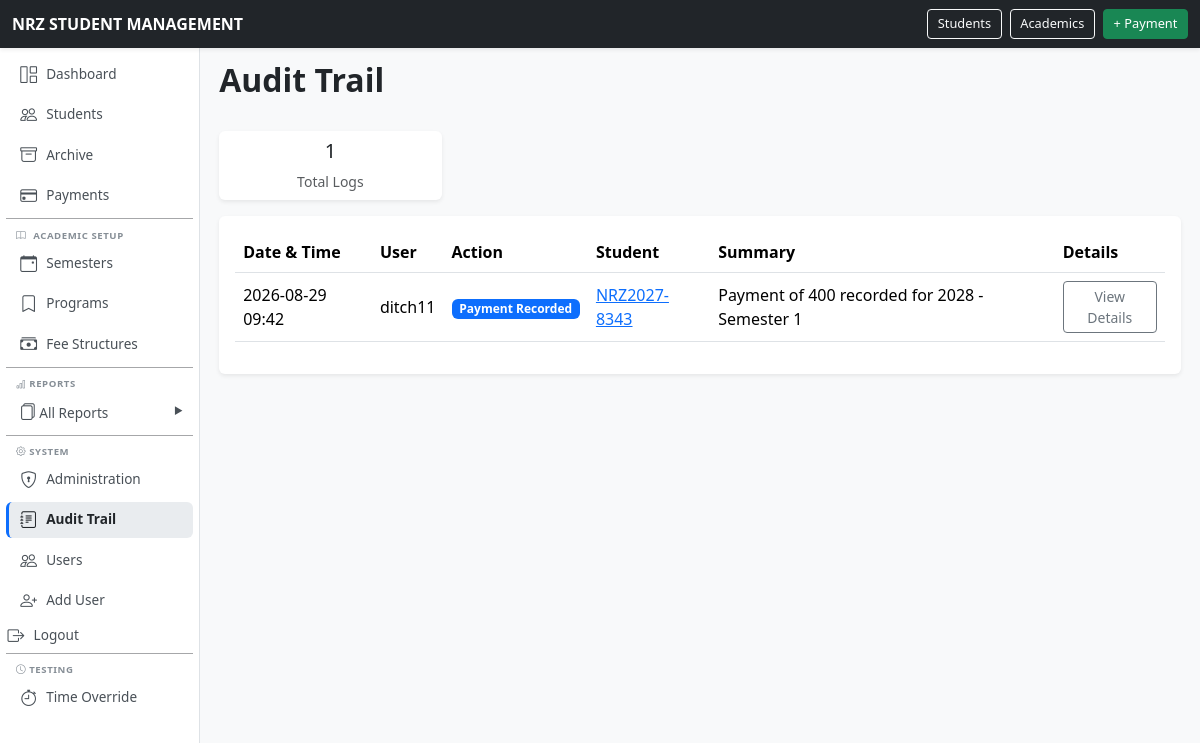
Page /audit-log/ (signed in) on the committed database.
### school/models.py (models this page shows, shortened)
class AuditLog(models.Model):
    ACTION_CHOICES = [
        ('REGISTER', 'Student Registration'),
        ('STATUS_CHANGE', 'Status Change'),
        ('PAYMENT', 'Payment Recorded'),
        ('WITHDRAWAL', 'Withdrawal Adjustment'),
        ('FEE_STRUCTURE', 'Fee Structure Change'),
        ('ENROLLMENT', 'Enrollment Change'),
        ('OTHER', 'Other'),
    ]
    CATEGORY_CHOICES = [
        ('STUDENT', 'Student'),
        ('FINANCIAL', 'Financial'),
        ('SYSTEM', 'System'),
    ]
    user = models.ForeignKey(
        settings.AUTH_USER_MODEL,
        on_delete=models.SET_NULL,
        null=True,
        blank=True
    )
    action = models.CharField(max_length=20, choices=ACTION_CHOICES)
    student = models.ForeignKey(
        'Student',
        on_delete=models.SET_NULL,
        null=True,
        blank=True
    )
    timestamp = models.DateTimeField(auto_now_add=True)
    summary = models.CharField(max_length=255)
    details = models.JSONField(default=dict, blank=True)
    category = models.CharField(max_length=20, choices=CATEGORY_CHOICES, default='STUDENT')
    class Meta:
        ordering = ['-timestamp']

class Student(models.Model):
    ACTIVE = "ACTIVE"
    DEFERRED = "DEFERRED"
    WITHDRAWN = "WITHDRAWN"
    COMPLETED = "COMPLETED"
    STATUS_CHOICES = [
        (ACTIVE, "Active"),
        (DEFERRED, "Deferred"),
        (WITHDRAWN, "Withdrawn"),
        (COMPLETED, "Completed"),
    ]
    student_number = models.CharField(
        max_length=30,
        unique=True,
    )
    first_name = models.CharField(
        max_length=100,
    )
    national_id = models.CharField(
        max_length=100,
    )
    last_name = models.CharField(
        max_length=100,
    )
    date_of_birth = models.DateField(
        null=True,
        blank=True,
    )
    gender = models.CharField(
        max_length=20,
        blank=True,
    )
    guardian_name = models.CharField(
        max_length=150,
        blank=True,
    )
    guardian_phone = models.CharField(
        max_length=30,
        blank=True,
    )
    student_phone = models.CharField(
        max_length=30,
        blank=True ,
    )
    address = models.TextField(
        blank=True,
    )
    program = models.ForeignKey(
        Program,
        on_delete=models.PROTECT,
        related_name="students",
    )
    intake_year = models.ForeignKey(
        AcademicYear,
        on_delete=models.PROTECT,
        related_name="students",
    )
    status = models.CharField(
        max_length=20,
        choices=STATUS_CHOICES,
        default=ACTIVE,
    )
    created_at = models.DateTimeField(
        auto_now_add=True,
    )
    class Meta:
        ordering = [
            "last_name",
            "first_name",
        ]
        permissions = [
            ("can_view_financial_reports", "Can view financial reports"),
            ("can_view_outstanding_reports", "Can view outstanding balances"),
            ("can_record_payments", "Can record payments"),
        ]

### school/views.py (the view)
# urls.py: path("audit-log/", views.audit_log_list, name="audit_log_list"),
@permission_required("school.view_auditlog", raise_exception=True)
def audit_log_list(request):
    from school.models import AuditLog
    logs = AuditLog.objects.select_related("user", "student").all()
    paginator = Paginator(logs, 7)
    page_obj = paginator.get_page(request.GET.get("page"))
    context = {
        "page_obj": page_obj,
    }
    return render(request, "school/audit_log_list.html", context)

### school/context_processors.py (called while the page is built)
def time_override_enabled(request):
    return {
        'ENABLE_TIME_OVERRIDE': getattr(settings, 'ENABLE_TIME_OVERRIDE', False)
    }

### templates/school/audit_log_list.html (shortened to what this page needs)
{% extends "base.html" %}
{% block content %}
<div class="d-flex justify-content-between align-items-center mb-4">
    <h2 class="fw-bold">Audit Trail</h2>
</div>
<div class="row mb-3">
    <div class="col-md-3">
        <div class="card border-0 shadow-sm text-center p-2">
            <h5>{{ page_obj.paginator.count }}</h5>
            <small class="text-muted">Total Logs</small>
        </div>
    </div>
</div>
<div class="card border-0 shadow-sm">
    <div class="card-body">
        <div class="table-responsive">
            <table class="table table-hover align-middle">
                <thead>
                    <tr>
                        <th>Date & Time</th>
                        <th>User</th>
                        <th>Action</th>
                        <th>Student</th>
                        <th>Summary</th>
                        <th>Details</th>
                    </tr>
                </thead>
                <tbody>
                    {% for log in page_obj %}
                    <tr>
                        <td>{{ log.timestamp|date:"Y-m-d H:i" }}</td>
                        <td>{{ log.user.get_full_name|default:log.user.username|default:"System" }}</td>
                        <td>
                            <span class="badge
                                {% if log.action == 'REGISTER' %}text-bg-success
                                {% elif log.action == 'STATUS_CHANGE' %}text-bg-warning
                                {% elif log.action == 'PAYMENT' %}text-bg-primary
                                {% elif log.action == 'WITHDRAWAL' %}text-bg-danger
                                {% else %}text-bg-secondary{% endif %}">
                                {{ log.get_action_display }}
                            </span>
                        </td>
                        <td>
                            {% if log.student %}
                                <a href="{% url 'student_detail' log.student.pk %}">
                                    {{ log.student.student_number }}
                                </a>
                            {% else %}
                                —
                            {% endif %}
                        </td>
                        <td>{{ log.summary }}</td>
                        <td>
                            {% if log.details %}
                            <button class="btn btn-sm btn-outline-secondary" type="button"
                                    data-bs-toggle="collapse"
                                    data-bs-target="#details-{{ log.pk }}"
                                    aria-expanded="false"
                                    aria-controls="details-{{ log.pk }}">
                                View Details
                            </button>
                            {% else %}
                            —
                            {% endif %}
                        </td>
                    </tr>
                    {% empty %}
                    <tr>
                        <td colspan="6" class="text-center text-muted py-4">No audit logs found.</td>
                    </tr>
                    {% endfor %}
                </tbody>
            </table>
        </div>
    </div>
</div>
{% endblock %}

### templates/base.html (style rules this page uses)
body { margin: 0; padding: 0; background-color: #f8f9fa; }

### rows in the picture
AuditLog: timestamp "2026-08-29 09:42", user.get_full_name "ditch11", action "Payment Recorded", student.student_number "NRZ2027-8343", summary "Payment of 400 recorded for 2028 - Semester 1"

### other values in the picture
{{ page_obj.paginator.count }} "1"
